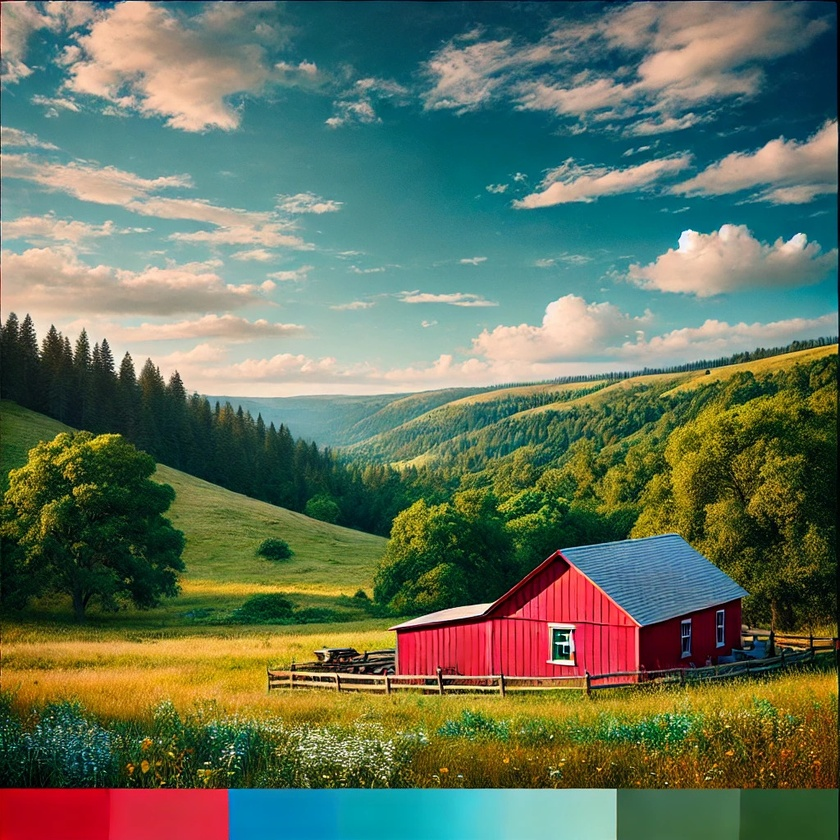
#> input picture source.jpg, 840 x 840 px, shrunk from 1024 x 1024 before the run, found by its file name
$ python tugas1.py
#> lines starting #> are read from the running program, lines starting #| are printed output that depends on the picture
import numpy as np
import imageio.v2 as img
import matplotlib.pyplot as plt

image = img.imread("C:/Users/mafth/Downloads/tugas 1/source.jpg")
#> image is the input picture: shape (840, 840, 3); mean R, G, B 100.5, 114.3, 91.3

red = image[:, :, 0]
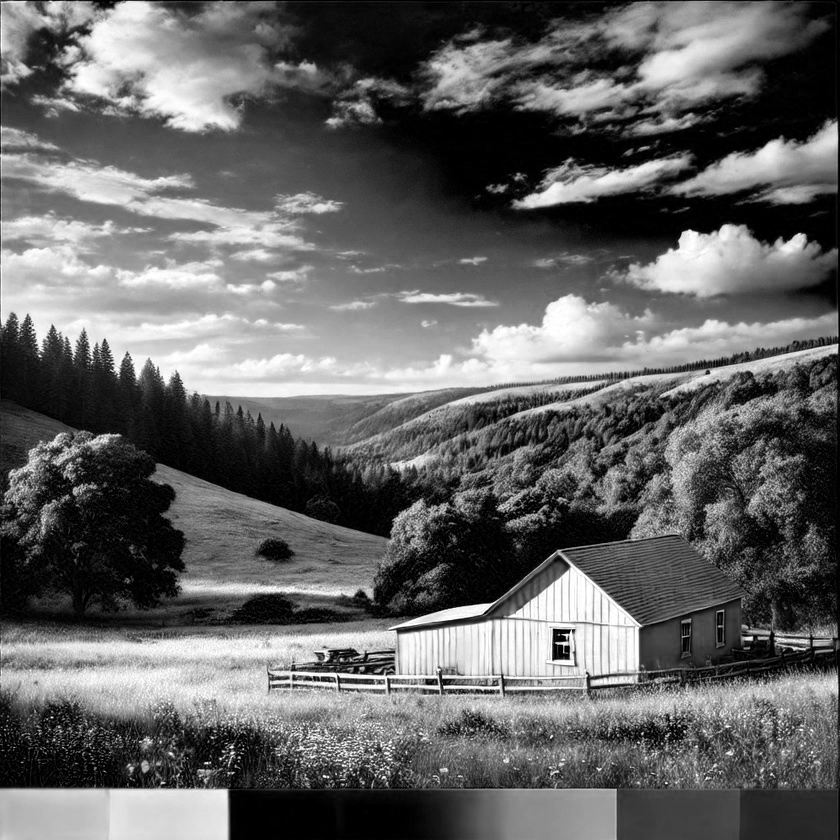
#> red: shape (840, 840); min 0, max 255, mean 100.5
green = image[:, :, 1]
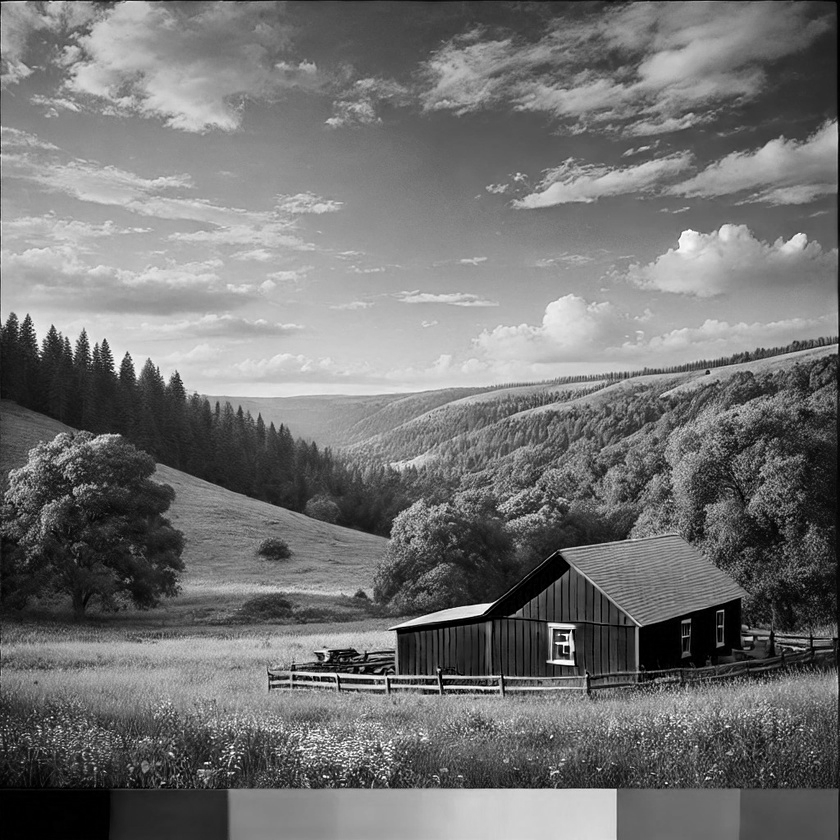
#> green: shape (840, 840); min 0, max 255, mean 114.3
blue = image[:, :, 2]
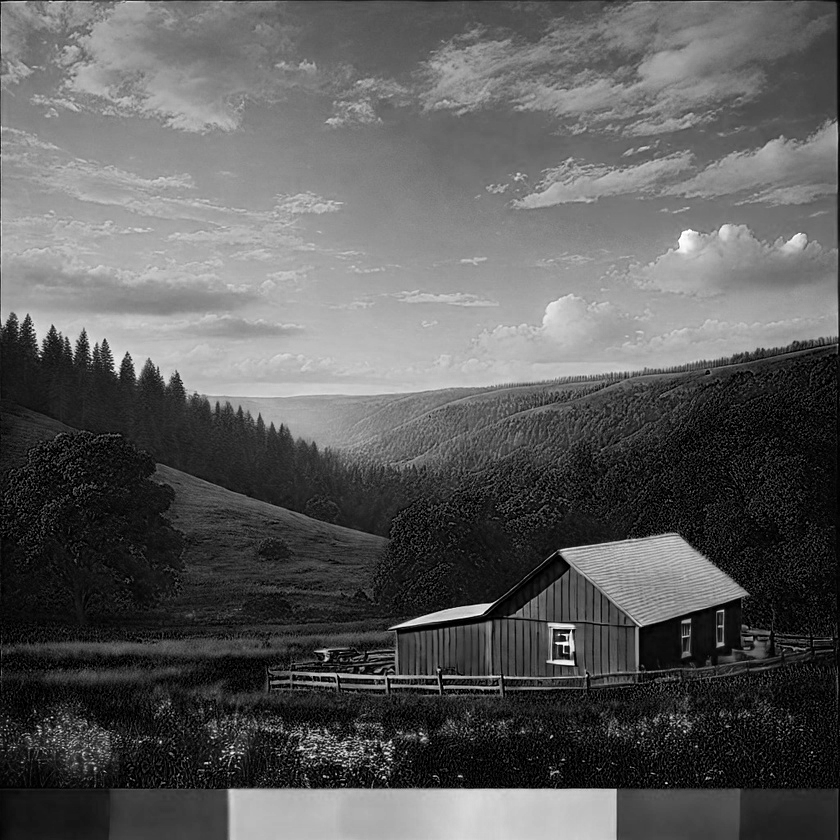
#> blue: shape (840, 840); min 0, max 255, mean 91.3

imgRed = np.zeros_like(image)
imgGreen = np.zeros_like(image)
imgBlue = np.zeros_like(image)

imgRed[:, :, 0] = red
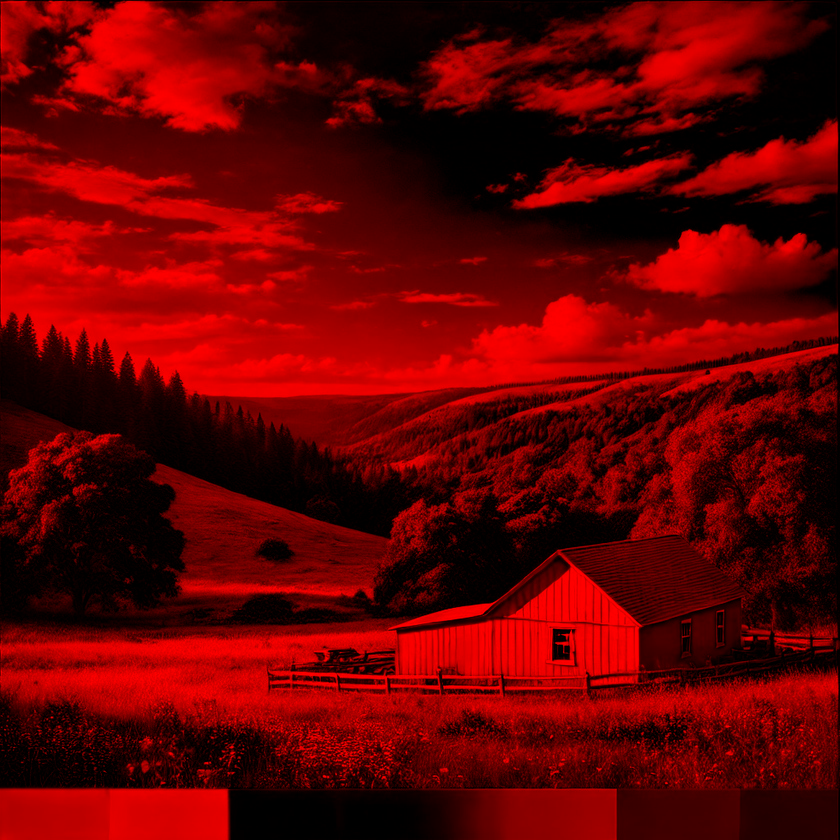
#> imgRed: shape (840, 840, 3); mean of channels 0, 1, 2 100.5, 0, 0; drawn as R, G, B
imgGreen[:, :, 1] = green
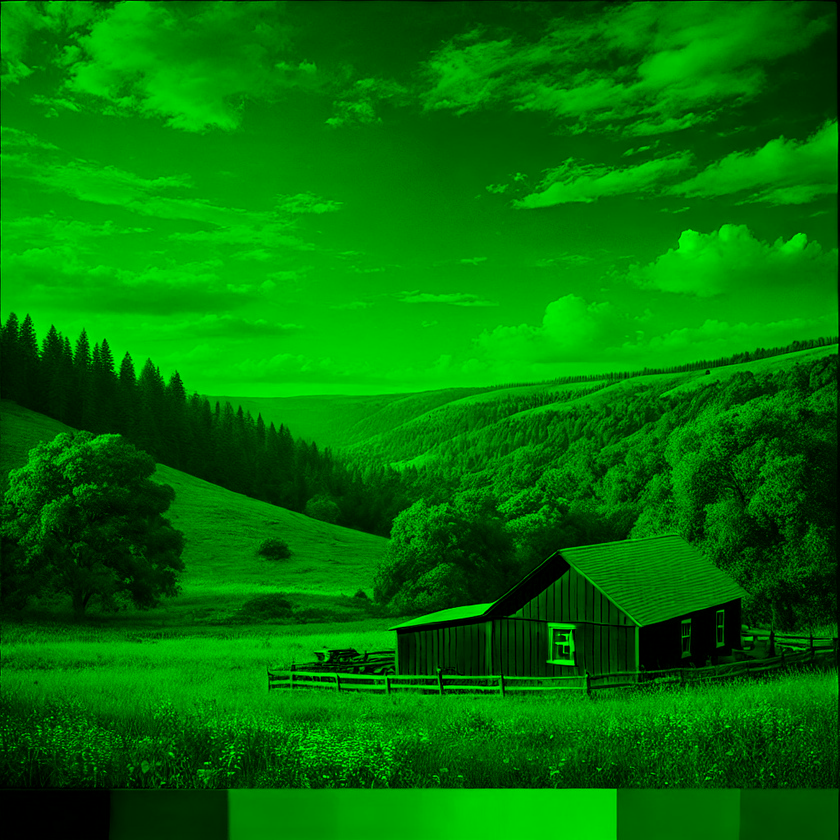
#> imgGreen: shape (840, 840, 3); mean of channels 0, 1, 2 0, 114.3, 0; drawn as R, G, B
imgBlue[:, :, 2] = blue
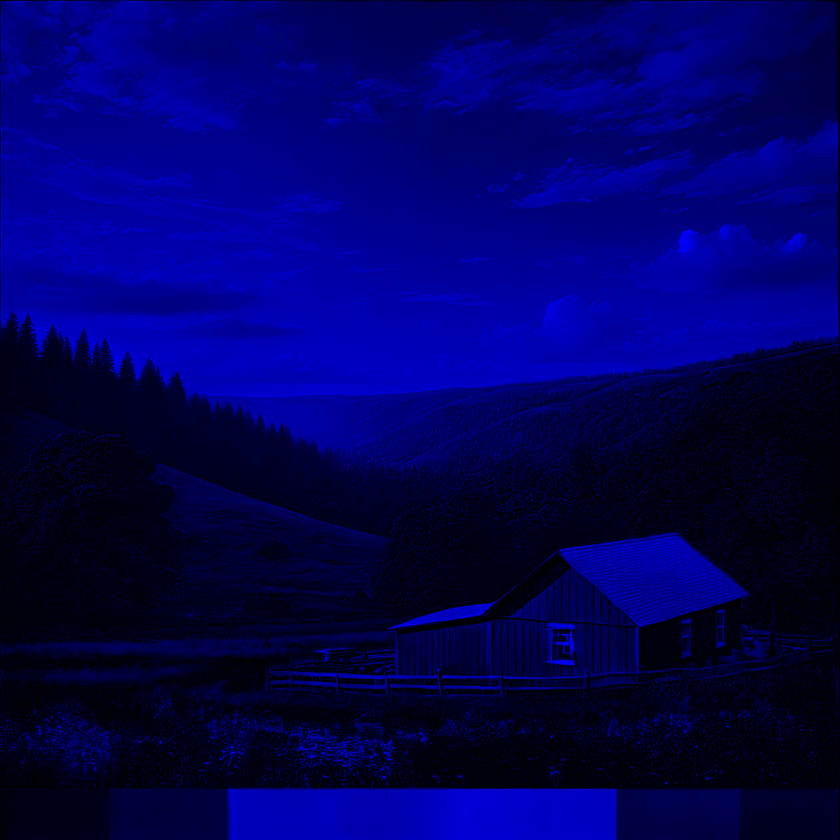
#> imgBlue: shape (840, 840, 3); mean of channels 0, 1, 2 0, 0, 91.3; drawn as R, G, B

plt.figure(figsize=(10, 10))
plt.subplot(4, 1, 1)
plt.title("Original Image")
plt.imshow(image)

plt.subplot(4, 1, 2)
plt.title("Red Channel")
plt.imshow(imgRed)

plt.subplot(4, 1, 3)
plt.title("Green Channel")
plt.imshow(imgGreen)

plt.subplot(4, 1, 4)
plt.title("Blue Channel")
plt.imshow(imgBlue)

plt.show()

$ run again, with citra asli vs level 1.5 vs setelah histogram equalization.png saved as source.jpg
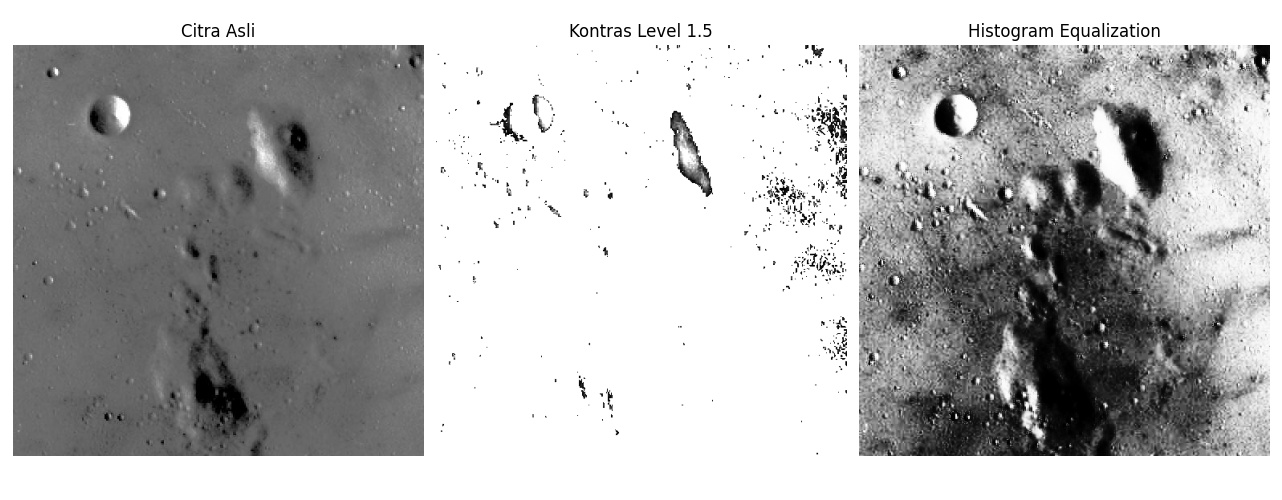
#> input picture citra asli vs level 1.5 vs setelah histogram equalization.png, 1282 x 500 px, found by its file name
#> image is the input picture: shape (500, 1282, 3); min 0, max 255, mean 180.1
#> `imgBlue[:, :, 2] = blue`:
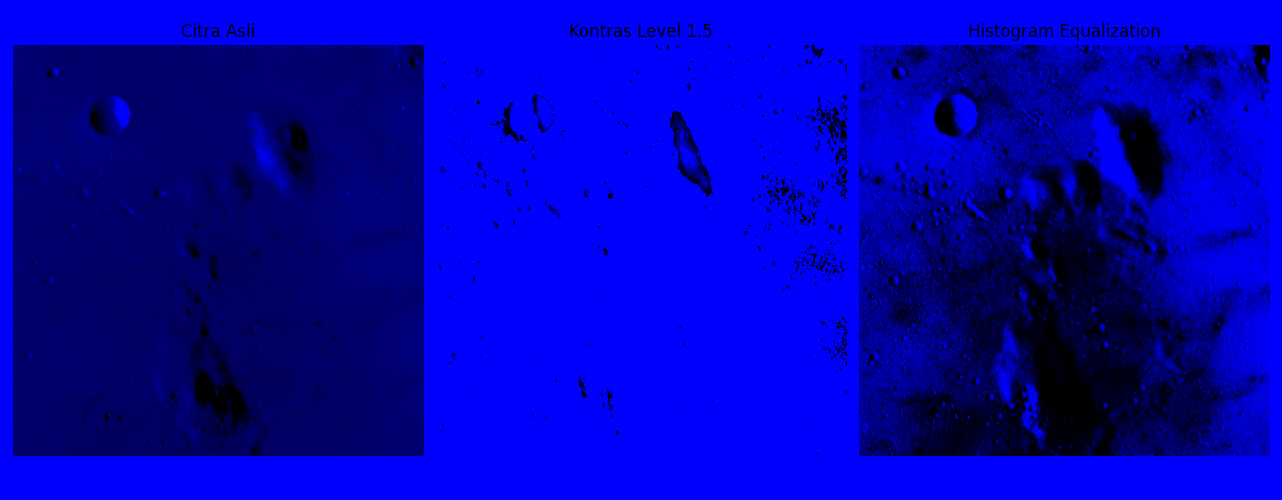
#> imgBlue: shape (500, 1282, 3); mean of channels 0, 1, 2 0, 0, 180.1; drawn as R, G, B
#> `plt.show()`:
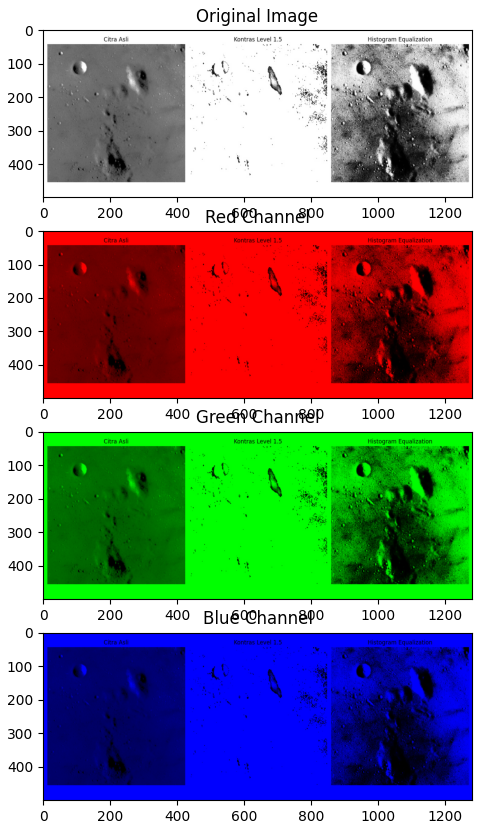
#> figure drawn by matplotlib, 4 panels

$ run again, with citra asli vs setelah histogram equalization.png saved as source.jpg
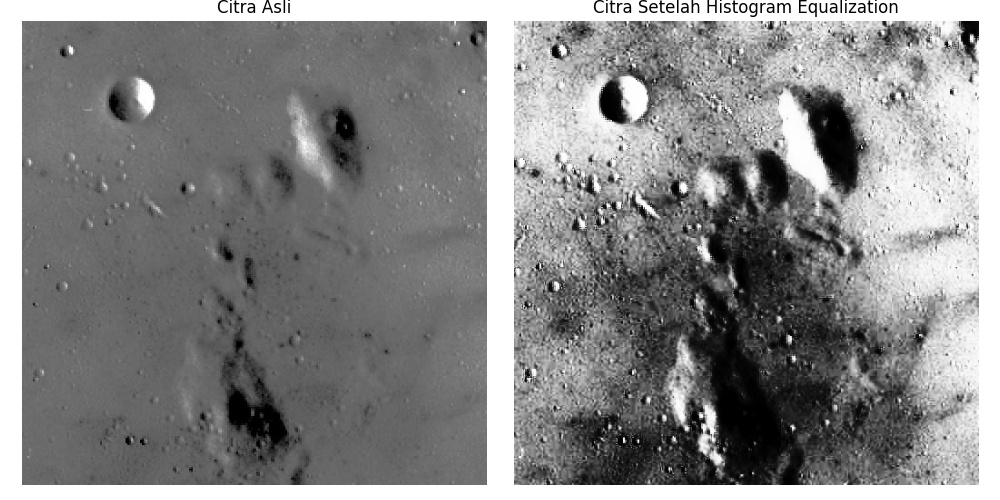
#> input picture citra asli vs setelah histogram equalization.png, 1000 x 500 px, found by its file name
#> image is the input picture: shape (500, 1000, 3); min 0, max 255, mean 135.4
#> `imgBlue[:, :, 2] = blue`:
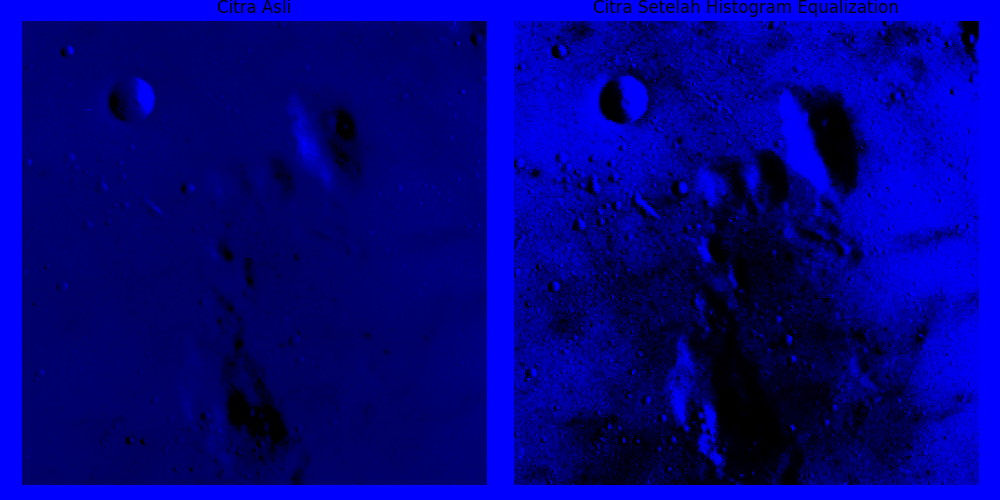
#> imgBlue: shape (500, 1000, 3); mean of channels 0, 1, 2 0, 0, 135.4; drawn as R, G, B
#> `plt.show()`:
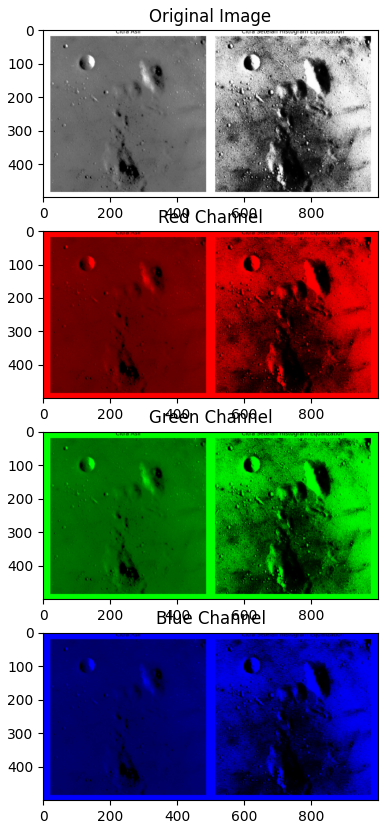
#> figure drawn by matplotlib, 4 panels
